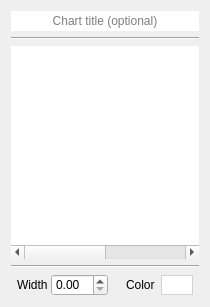
<?xml version="1.0" encoding="UTF-8"?>
<ui version="4.0">
 <class>ChartOptionsWidget</class>
 <widget class="QWidget" name="ChartOptionsWidget">
  <property name="geometry">
   <rect>
    <x>0</x>
    <y>0</y>
    <width>210</width>
    <height>307</height>
   </rect>
  </property>
  <property name="windowTitle">
   <string>Options</string>
  </property>
  <layout class="QVBoxLayout" name="verticalLayout">
   <item>
    <widget class="QLineEdit" name="chartTitleLineEdit">
     <property name="frame">
      <bool>false</bool>
     </property>
     <property name="alignment">
      <set>Qt::AlignCenter</set>
     </property>
     <property name="placeholderText">
      <string>Chart title (optional)</string>
     </property>
    </widget>
   </item>
   <item>
    <widget class="Line" name="line_2">
     <property name="orientation">
      <enum>Qt::Horizontal</enum>
     </property>
    </widget>
   </item>
   <item>
    <widget class="QTableWidget" name="plotTable">
     <property name="frameShape">
      <enum>QFrame::NoFrame</enum>
     </property>
     <property name="editTriggers">
      <set>QAbstractItemView::NoEditTriggers</set>
     </property>
     <property name="showDropIndicator" stdset="0">
      <bool>false</bool>
     </property>
     <property name="dragDropOverwriteMode">
      <bool>false</bool>
     </property>
     <property name="selectionBehavior">
      <enum>QAbstractItemView::SelectRows</enum>
     </property>
     <property name="showGrid">
      <bool>false</bool>
     </property>
     <property name="columnCount">
      <number>2</number>
     </property>
     <attribute name="horizontalHeaderVisible">
      <bool>false</bool>
     </attribute>
     <attribute name="verticalHeaderVisible">
      <bool>false</bool>
     </attribute>
     <column/>
     <column/>
    </widget>
   </item>
   <item>
    <widget class="Line" name="line">
     <property name="orientation">
      <enum>Qt::Horizontal</enum>
     </property>
    </widget>
   </item>
   <item>
    <layout class="QGridLayout" name="gridLayout">
     <property name="leftMargin">
      <number>6</number>
     </property>
     <property name="rightMargin">
      <number>6</number>
     </property>
     <property name="horizontalSpacing">
      <number>3</number>
     </property>
     <item row="0" column="0">
      <widget class="QLabel" name="labelLineWidth">
       <property name="sizePolicy">
        <sizepolicy hsizetype="Expanding" vsizetype="Preferred">
         <horstretch>0</horstretch>
         <verstretch>0</verstretch>
        </sizepolicy>
       </property>
       <property name="text">
        <string>Width</string>
       </property>
      </widget>
     </item>
     <item row="0" column="1">
      <widget class="QDoubleSpinBox" name="lineWidthSpinBox">
       <property name="maximumSize">
        <size>
         <width>16777215</width>
         <height>22</height>
        </size>
       </property>
       <property name="maximum">
        <double>10.000000000000000</double>
       </property>
       <property name="singleStep">
        <double>0.250000000000000</double>
       </property>
      </widget>
     </item>
     <item row="0" column="3">
      <widget class="QLabel" name="labelLineColor">
       <property name="sizePolicy">
        <sizepolicy hsizetype="Minimum" vsizetype="Preferred">
         <horstretch>0</horstretch>
         <verstretch>0</verstretch>
        </sizepolicy>
       </property>
       <property name="text">
        <string>Color </string>
       </property>
      </widget>
     </item>
     <item row="0" column="4">
      <widget class="QPushButton" name="lineColorButton">
       <property name="maximumSize">
        <size>
         <width>32</width>
         <height>20</height>
        </size>
       </property>
       <property name="styleSheet">
        <string notr="true">QPushButton {
     background-color: white;
	border: 1px solid lightgray;
 }

QPushButton:pressed {
     border-color: gray;
 }</string>
       </property>
       <property name="text">
        <string/>
       </property>
       <property name="flat">
        <bool>true</bool>
       </property>
      </widget>
     </item>
     <item row="0" column="2">
      <spacer name="horizontalSpacer">
       <property name="orientation">
        <enum>Qt::Horizontal</enum>
       </property>
       <property name="sizeType">
        <enum>QSizePolicy::MinimumExpanding</enum>
       </property>
       <property name="sizeHint" stdset="0">
        <size>
         <width>10</width>
         <height>20</height>
        </size>
       </property>
      </spacer>
     </item>
    </layout>
   </item>
  </layout>
 </widget>
 <resources/>
 <connections/>
</ui>
